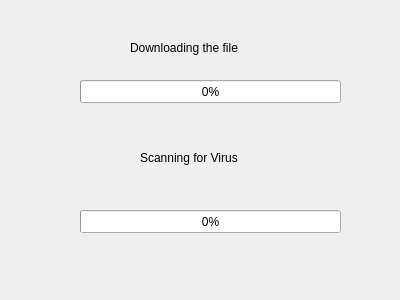
<?xml version="1.0" encoding="UTF-8"?>
<ui version="4.0">
 <class>Dialog</class>
 <widget class="QDialog" name="Dialog">
  <property name="geometry">
   <rect>
    <x>0</x>
    <y>0</y>
    <width>400</width>
    <height>300</height>
   </rect>
  </property>
  <property name="windowTitle">
   <string>Dialog</string>
  </property>
  <widget class="QLabel" name="label">
   <property name="geometry">
    <rect>
     <x>130</x>
     <y>40</y>
     <width>131</width>
     <height>16</height>
    </rect>
   </property>
   <property name="text">
    <string>Downloading the file</string>
   </property>
  </widget>
  <widget class="QLabel" name="label_2">
   <property name="geometry">
    <rect>
     <x>140</x>
     <y>150</y>
     <width>111</width>
     <height>16</height>
    </rect>
   </property>
   <property name="text">
    <string>Scanning for Virus</string>
   </property>
  </widget>
  <widget class="QProgressBar" name="progressBar">
   <property name="geometry">
    <rect>
     <x>80</x>
     <y>80</y>
     <width>261</width>
     <height>23</height>
    </rect>
   </property>
   <property name="value">
    <number>0</number>
   </property>
  </widget>
  <widget class="QProgressBar" name="progressBar_2">
   <property name="geometry">
    <rect>
     <x>80</x>
     <y>210</y>
     <width>261</width>
     <height>23</height>
    </rect>
   </property>
   <property name="value">
    <number>0</number>
   </property>
  </widget>
 </widget>
 <resources/>
 <connections/>
</ui>
